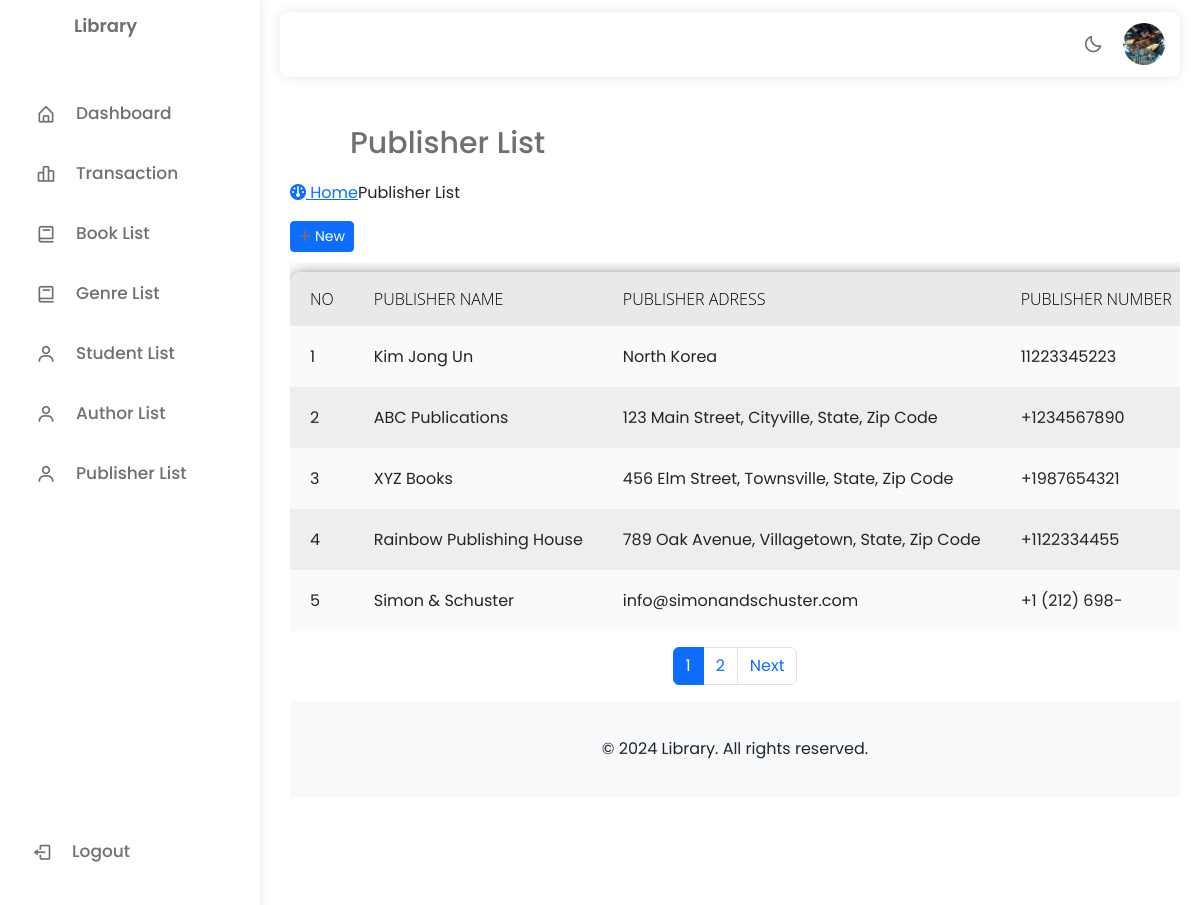
/admin/publisher.php (signed in), run on the app's committed database.
### tables this page shows
CREATE TABLE `penerbit` (
  `id_penerbit` int(11) NOT NULL,
  `nama_penerbit` varchar(100) DEFAULT NULL,
  `alamat_penerbit` text DEFAULT NULL,
  `no_telp_penerbit` varchar(13) DEFAULT NULL,
  `email_penerbit` varchar(100) DEFAULT NULL
);

### admin/publisher.php (the view, shortened to what this page needs)
<!DOCTYPE html>
<html lang="en">
<head>
    <link rel="stylesheet" href="https://cdnjs.cloudflare.com/ajax/libs/font-awesome/6.0.0-beta3/css/all.min.css">
</head>
<body>
<?php
        include "includes/test2.php";
    ?>
<div class="main-content">
<div class="content-wrapper">
    <section class="content-header">
        <h1>
            Publisher List
        </h1>
        <ol class="breadcrumb">
            <li><a href="#"><i class="fa fa-dashboard"></i> Home</a></li>
            <li class="active">Publisher List</li>
        </ol>
    </section>
    <section class="content">
        <div class="color">
        <div class="row">
            <div class="col-xs-12">
                <div class="box">
                    <div class="box-header with-border">
                    <a href="#" id="openAddModal" class="btn btn-primary btn-sm btn-flat" data-bs-toggle="modal" data-bs-target="#exampleModalAdd">
                        <i class="fa fa-plus"></i> New
                        </a>
                    </div>
                    <div class="box-body table-responsive text-nowrap">
                    <div class="box-body">
                        <table>
                            <thead>
                                <th>No</th>
                                <th>Publisher Name</th>
                                <th>Publisher Adress</th>
                                <th>Publisher Number</th>
                            </thead>
                            <tbody>
                <?php
include "includes/conn.php";
$records_per_page = 5;
$page = isset($_GET['page']) && is_numeric($_GET['page']) ? $_GET['page'] : 1;
$offset = ($page - 1) * $records_per_page;
$no = $offset + 1;
$sql = mysqli_query($koneksi, "SELECT * FROM penerbit LIMIT $offset, $records_per_page");
$total_records_query = mysqli_query($koneksi, "SELECT COUNT(*) FROM penerbit");
$total_records = mysqli_fetch_array($total_records_query)[0];
if ($total_records > 0) {
    while ($data = mysqli_fetch_assoc($sql)) {
        echo "<tr>
                <td scope='row'>" . $no++ . "</td>
                <td class='publisher-name'>" . $data['nama_penerbit'] . "</td>
                <td class='publisher-adress'>" . $data['alamat_penerbit'] . "</td>
                <td class='publisher-number'>" . $data['no_telp_penerbit'] . "</td>
                <td class='publisher-email'>" . $data['email_penerbit'] . "</td>
                <td>
                    <button class='btn btn-success btn-sm edit btn-flat' data-id='".$data['id_penerbit']."' data-bs-toggle='modal' data-bs-target='#exampleModalEdit'><i class='fa fa-edit'></i> Edit</button>
                    <a href='publisher_delete.php?action=delete&id=" . $data['id_penerbit'] . "' class='btn btn-danger btn-sm delete btn-flat' onclick='return confirm(\"Are you sure you want to delete this author?\")'><i class='fa fa-trash'></i> Delete</a>
                </td>
            </tr>";
    }
} else {
    echo "<tr><td colspan='6'>No records found.</td></tr>";
}
echo "</tbody>
    </table>
</div>
</div>";
if ($total_records > $records_per_page) {
    echo "<nav aria-label='Page navigation'>
            <ul class='pagination justify-content-center mt-3'>";
    $total_pages = ceil($total_records / $records_per_page);
    $next = $page + 1;
    $start_page = max(1, $page - 1);
    $end_page = min($total_pages, $start_page + 2);
    for ($i = $start_page; $i <= $end_page; $i++) {
        $active_class = ($i == $page) ? "active" : "";
        echo "<li class='page-item $active_class'><a class='page-link' href='?page=$i'>$i</a></li>";
    }
    if ($next <= $total_pages) {
        echo "<li class='page-item'><a class='page-link' href='?page=$next'>Next</a></li>";
    }
    echo "</ul></nav>";
}
?>
                </div>
            </div>
        </div>
        </div>
    </section>
    <?php
    include "../includes2/footer.php";
?>
</div>
</div>
</body>
</html>

### assets/css/menubar.css (style rules this page uses)
* { margin: 0; padding: 0; box-sizing: border-box; font-family: 'Poppins', sans-serif; }
:root { --body-color: #f5f5f9; --sidebar-color: #ffffff; --primary-color: #696cff; --primary-color-light: #F6F5FF; --toggle-color: #DDD; --text-color: #707070; --tran-03: all 0.2s ease; --tran-03: all 0.3s ease; --tran-04: all 0.3s ease; --tran-05: all 0.3s ease; }
body { min-height: 100vh; background-color: var(--body-color); transition: var(--tran-05); }
.content i { color: var(--text-color); cursor: pointer; }
.main-content { position: absolute; top: 113px; left: 290px; height: 100vh; width: calc(100% - 310px); transition: var(--tran-05); }
.main-content h1 { font-size: 30px; font-weight: 500; color: var(--text-color); padding: 12px 60px; }
* { margin:0; padding: 0; outline: 0; }
table { width: 100%; border-collapse: collapse; border-spacing: 0; box-shadow: 0 2px 15px rgba(64,64,64,.7); border-radius: 12px 12px 0 0; overflow: hidden; }
td , th { padding: 15px 20px; }
th { background-color: #a19b9b2f; color: black; font-family: 'Open Sans',Sans-serif; font-weight: 200; text-transform: uppercase; }
tr { width: 100%; background-color: #fafafa; font-family: 'Montserrat', sans-serif; }
tr:nth-child(even) { background-color: #eeeeee; }

### admin/publisher.php (style rules this page uses)
.box-body { margin-top:10px; }

### admin/includes/test2.php (style rules this page uses)
body { background-color: #f5f5f9; }

### data on the page
penerbit: nama_penerbit "Kim Jong Un", alamat_penerbit "North Korea", no_telp_penerbit "11223345223"
penerbit: nama_penerbit "ABC Publications", alamat_penerbit "123 Main Street, Cityville, State, Zip Code", no_telp_penerbit "+1234567890"
penerbit: nama_penerbit "XYZ Books", alamat_penerbit "456 Elm Street, Townsville, State, Zip Code", no_telp_penerbit "+1987654321"
penerbit: nama_penerbit "Rainbow Publishing House", alamat_penerbit "789 Oak Avenue, Villagetown, State, Zip Code", no_telp_penerbit "+1122334455"
penerbit: nama_penerbit "Simon & Schuster", alamat_penerbit "info@simonandschuster.com", no_telp_penerbit "+1 (212) 698-"
